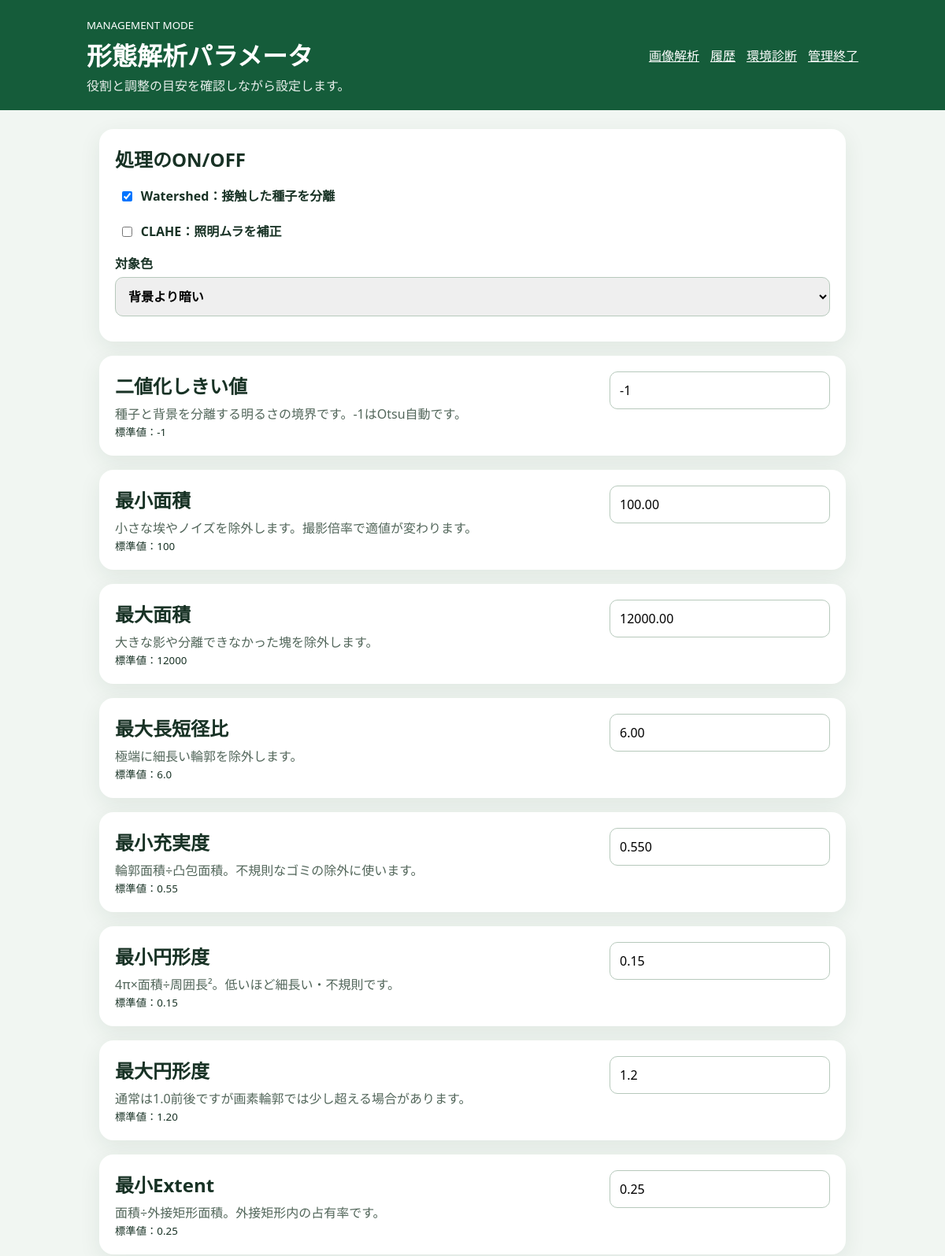
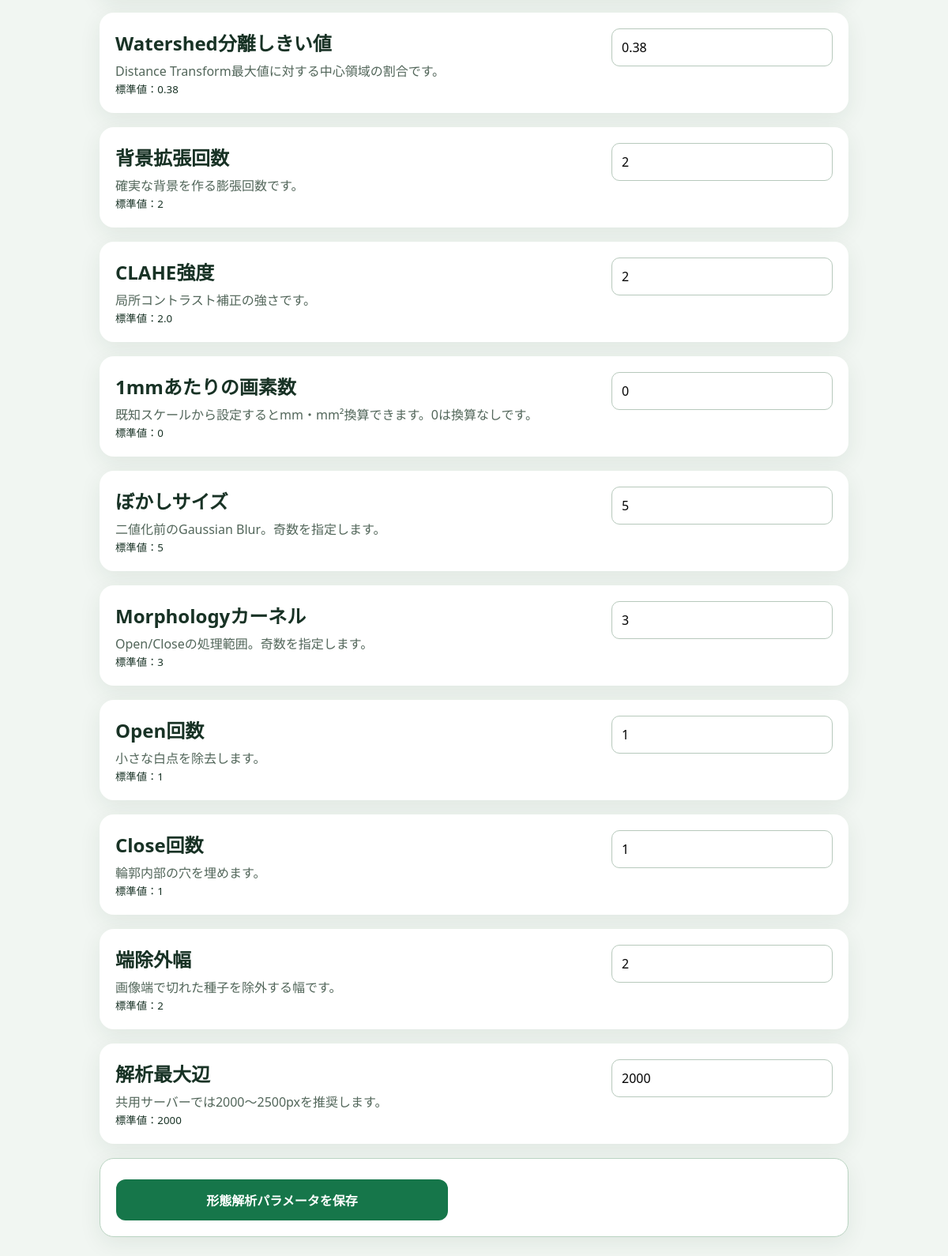
Page /settings.php (signed in) on the committed database (2 pictures, top to bottom).
### tables this page shows
CREATE TABLE IF NOT EXISTS seed_count_settings (
    id TINYINT UNSIGNED NOT NULL,
    threshold_value SMALLINT NOT NULL DEFAULT -1,
    foreground ENUM('dark','light') NOT NULL DEFAULT 'dark',
    min_area DECIMAL(10,2) NOT NULL DEFAULT 100,
    max_area DECIMAL(10,2) NOT NULL DEFAULT 12000,
    max_aspect DECIMAL(6,2) NOT NULL DEFAULT 6.00,
    min_solidity DECIMAL(5,3) NOT NULL DEFAULT 0.550,
    blur_size SMALLINT UNSIGNED NOT NULL DEFAULT 5,
    morph_kernel SMALLINT UNSIGNED NOT NULL DEFAULT 3,
    open_iterations SMALLINT UNSIGNED NOT NULL DEFAULT 1,
    close_iterations SMALLINT UNSIGNED NOT NULL DEFAULT 1,
    border_margin SMALLINT UNSIGNED NOT NULL DEFAULT 2,
    max_side SMALLINT UNSIGNED NOT NULL DEFAULT 2000,
    allow_student_edit TINYINT(1) NOT NULL DEFAULT 0,
    updated_at DATETIME NOT NULL DEFAULT CURRENT_TIMESTAMP ON UPDATE CURRENT_TIMESTAMP,
    PRIMARY KEY (id)
);

### bootstrap.php (called while the page is built, shortened)
<?php
$config = require __DIR__ . '/config.php';
function cfg(?string $key=null){global $config;return $key===null?$config:($config[$key]??null);} function path_of(string $p=''):string{return __DIR__.($p!==''?'/'.ltrim($p,'/'):'');}
function h($v):string{return htmlspecialchars((string)$v,ENT_QUOTES,'UTF-8');}
function db():PDO{static $pdo;if($pdo instanceof PDO)return $pdo;$d=cfg('db');$pdo=new PDO('mysql:host='.$d['host'].';port='.(int)($d['port']??3306).';dbname='.$d['name'].';charset=utf8mb4',$d['user'],$d['pass'],[PDO::ATTR_ERRMODE=>PDO::ERRMODE_EXCEPTION,PDO::ATTR_DEFAULT_FETCH_MODE=>PDO::FETCH_ASSOC,PDO::ATTR_EMULATE_PREPARES=>false]);return $pdo;}
function seed_defaults():array{return ['threshold_value'=>-1,'foreground'=>'dark','min_area'=>100.0,'max_area'=>12000.0,'max_aspect'=>6.0,'min_solidity'=>0.55,'min_circularity'=>0.15,'max_circularity'=>1.2,'min_extent'=>0.25,'blur_size'=>5,'morph_kernel'=>3,'open_iterations'=>1,'close_iterations'=>1,'watershed_enabled'=>1,'distance_ratio'=>0.38,'watershed_bg_iterations'=>2,'clahe_enabled'=>0,'clahe_clip'=>2.0,'border_margin'=>2,'max_side'=>2000,'pixels_per_mm'=>0.0];}
function seed_settings():array{try{$r=db()->query('SELECT * FROM seed_count_settings WHERE id=1')->fetch();return $r?array_merge(seed_defaults(),$r):seed_defaults();}catch(Throwable $e){return seed_defaults();}}

### settings.php (the view)
<?php
declare(strict_types=1);require __DIR__.'/bootstrap.php';require_admin();$message='';$error='';if($_SERVER['REQUEST_METHOD']==='POST'){try{require_csrf();$s=normalize_seed_settings($_POST);save_seed_settings($s);$message='形態解析パラメータを保存しました。';}catch(Throwable$e){$error=$e->getMessage();}}$s=seed_settings();$items=[['threshold_value','二値化しきい値','種子と背景を分離する明るさの境界です。-1はOtsu自動です。','-1'],['min_area','最小面積','小さな埃やノイズを除外します。撮影倍率で適値が変わります。','100'],['max_area','最大面積','大きな影や分離できなかった塊を除外します。','12000'],['max_aspect','最大長短径比','極端に細長い輪郭を除外します。','6.0'],['min_solidity','最小充実度','輪郭面積÷凸包面積。不規則なゴミの除外に使います。','0.55'],['min_circularity','最小円形度','4π×面積÷周囲長²。低いほど細長い・不規則です。','0.15'],['max_circularity','最大円形度','通常は1.0前後ですが画素輪郭では少し超える場合があります。','1.20'],['min_extent','最小Extent','面積÷外接矩形面積。外接矩形内の占有率です。','0.25'],['distance_ratio','Watershed分離しきい値','Distance Transform最大値に対する中心領域の割合です。','0.38'],['watershed_bg_iterations','背景拡張回数','確実な背景を作る膨張回数です。','2'],['clahe_clip','CLAHE強度','局所コントラスト補正の強さです。','2.0'],['pixels_per_mm','1mmあたりの画素数','既知スケールから設定するとmm・mm²換算できます。0は換算なしです。','0'],['blur_size','ぼかしサイズ','二値化前のGaussian Blur。奇数を指定します。','5'],['morph_kernel','Morphologyカーネル','Open/Closeの処理範囲。奇数を指定します。','3'],['open_iterations','Open回数','小さな白点を除去します。','1'],['close_iterations','Close回数','輪郭内部の穴を埋めます。','1'],['border_margin','端除外幅','画像端で切れた種子を除外する幅です。','2'],['max_side','解析最大辺','共用サーバーでは2000～2500pxを推奨します。','2000']];?><!doctype html><html lang="ja"><head><meta charset="utf-8"><meta name="viewport" content="width=device-width,initial-scale=1"><link rel="stylesheet" href="assets/style.css?v=2.0.0"><title>形態解析設定</title></head><body><header><div><small>MANAGEMENT MODE</small><h1>形態解析パラメータ</h1><p>役割と調整の目安を確認しながら設定します。</p></div><nav><a href="index.php">画像解析</a><a href="history.php">履歴</a><a href="diagnose.php">環境診断</a><a href="admin.php?logout=1">管理終了</a></nav></header><main><form method="post"><input type="hidden" name="csrf" value="<?=h(csrf())?>"><section class="card parameter-card"><h2>処理のON/OFF</h2><label class="toggle"><input type="checkbox" name="watershed_enabled" value="1" <?=$s['watershed_enabled']?'checked':''?>>Watershed：接触した種子を分離</label><label class="toggle"><input type="checkbox" name="clahe_enabled" value="1" <?=$s['clahe_enabled']?'checked':''?>>CLAHE：照明ムラを補正</label><label>対象色<select name="foreground"><option value="dark" <?=$s['foreground']==='dark'?'selected':''?>>背景より暗い</option><option value="light" <?=$s['foreground']==='light'?'selected':''?>>背景より明るい</option></select></label></section><?php foreach($items as$it):?><section class="card parameter-card"><div class="parameter-head"><div><h2><?=h($it[1])?></h2><p><?=h($it[2])?></p><small>標準値：<?=h($it[3])?></small></div><div class="parameter-input"><input name="<?=h($it[0])?>" type="number" value="<?=h($s[$it[0]])?>" step="any"></div></div></section><?php endforeach;?><section class="card sticky-save"><button class="primary">形態解析パラメータを保存</button><?php if($message):?><p class="success"><?=h($message)?></p><?php endif;?><?php if($error):?><p class="error"><?=h($error)?></p><?php endif;?></section></form></main></body></html>

### assets/style.css (style rules this page uses)
:root { font-family:system-ui,-apple-system,"Noto Sans JP",sans-serif;color:#183225;background:#f1f6f2 }
* { box-sizing:border-box }
body { margin:0 }
header { background:#155c3a;color:#fff;padding:20px max(18px,calc((100% - 980px)/2));display:flex;justify-content:space-between;gap:20px;align-items:center }
header h1 { margin:4px 0 }
header p { margin:0;opacity:.9 }
nav { display:flex;gap:14px;flex-wrap:wrap }
header a { color:#fff }
main { max-width:980px;margin:24px auto;padding:0 16px }
.card { background:#fff;border-radius:18px;padding:20px;margin-bottom:18px;box-shadow:0 8px 28px #143d2714 }
label { display:block;font-weight:700;margin:12px 0 }
input,select,button { width:100%;font:inherit;padding:12px;border:1px solid #b7c9bc;border-radius:10px;margin-top:6px }
.primary,.button { display:inline-block;background:#16764a;color:#fff;border:0;padding:14px 18px;border-radius:12px;text-align:center;text-decoration:none;font-weight:800;cursor:pointer }
.parameter-card h2 { margin:0 0 6px }
.parameter-card p { margin:0;color:#52665a }
.parameter-head { display:grid;grid-template-columns:1fr minmax(180px,280px);gap:24px;align-items:start }
.parameter-input input,.parameter-input select { margin:0 }
.sticky-save { position:sticky;bottom:10px;border:1px solid #bad4c2 }
.sticky-save .primary { max-width:420px }
.toggle { display:flex!important;flex-direction:row!important;align-items:center;gap:.5rem;background:transparent!important;border:0!important;padding:.3rem!important }
.toggle input { width:auto }

### rows in the picture
seed_count_settings: foreground "背景より暗い", threshold_value "-1", min_area "100.00", max_area "12000.00", max_aspect "6.00", min_solidity "0.550", watershed_bg_iterations "2", clahe_clip "2", pixels_per_mm "0", blur_size "5", morph_kernel "3", open_iterations "1", close_iterations "1", border_margin "2", max_side "2000"

### other values in the picture
$it[1] "二値化しきい値"
$it[2] "種子と背景を分離する明るさの境界です。-1はOtsu自動です。"
$it[3] "-1"
$it[1] "最小面積"
$it[2] "小さな埃やノイズを除外します。撮影倍率で適値が変わります。"
$it[3] "100"
$it[1] "最大面積"
$it[2] "大きな影や分離できなかった塊を除外します。"
$it[3] "12000"
$it[1] "最大長短径比"
$it[2] "極端に細長い輪郭を除外します。"
$it[3] "6.0"
$it[1] "最小充実度"
$it[2] "輪郭面積÷凸包面積。不規則なゴミの除外に使います。"
$it[3] "0.55"
